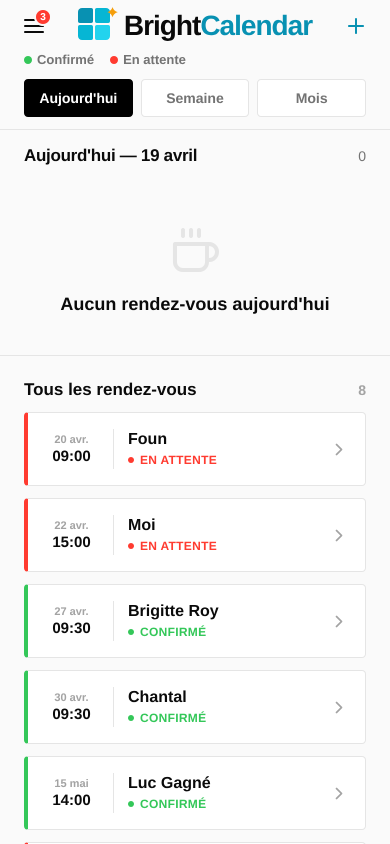
#> input picture backend/assets/screenshots/01_calendar.png, 780 x 1688 px, found by its file name (shown at 1/2 size); its folder holds 4 pictures in this run
$ python crop_screenshots.py
#> lines starting #> are read from the running program, lines starting #| are printed output that depends on the picture
"""
Crop screenshots to a phone-like portrait ratio for use in the brochure.
Each screenshot is cropped to ~500x900 from the left side (where mobile content lives).
"""
from PIL import Image
import os

SCREENSHOTS_DIR = '/app/backend/assets/screenshots'
OUTPUT_DIR = '/app/backend/assets/screenshots/cropped'
os.makedirs(OUTPUT_DIR, exist_ok=True)

# Each screenshot is 1920x1080. We crop a portrait "mobile-like" rectangle
# from the top-left of the screenshot (where the app content is).
# Target ratio: 9:19.5 (iPhone)
CROP_WIDTH = 420   # narrow portrait
CROP_HEIGHT = 900  # almost full height

for filename in sorted(os.listdir(SCREENSHOTS_DIR)):
    if not filename.endswith('.png'):
        continue
    src = os.path.join(SCREENSHOTS_DIR, filename)
    if not os.path.isfile(src):
        continue
    img = Image.open(src)
#> img is the input picture: PIL image 780x1688 RGB; mean R, G, B 241.3, 242.2, 241.7
    w, h = img.size
#> w = 780; h = 1688
    print(f"{filename}: {w}x{h}")
#| 01_calendar.png: 780x1688

    # Center-horizontal crop for a portrait phone look
    # but actually the content starts at top-left, so we crop from (0, 0)
    # and add some horizontal centering to capture the nav + content
    left = 0
    top = 0
    right = min(CROP_WIDTH + 200, w)  # keep some hamburger menu visible
#> right = 620
    bottom = min(CROP_HEIGHT, h)
#> bottom = 900

    # Actually let's go wider for better visibility
    left = 0
    right = min(950, w)  # keep ~half the wide screenshot
#> right = 780
    top = 0
    bottom = min(CROP_HEIGHT + 100, h)
#> bottom = 1000

    cropped = img.crop((left, top, right, bottom))
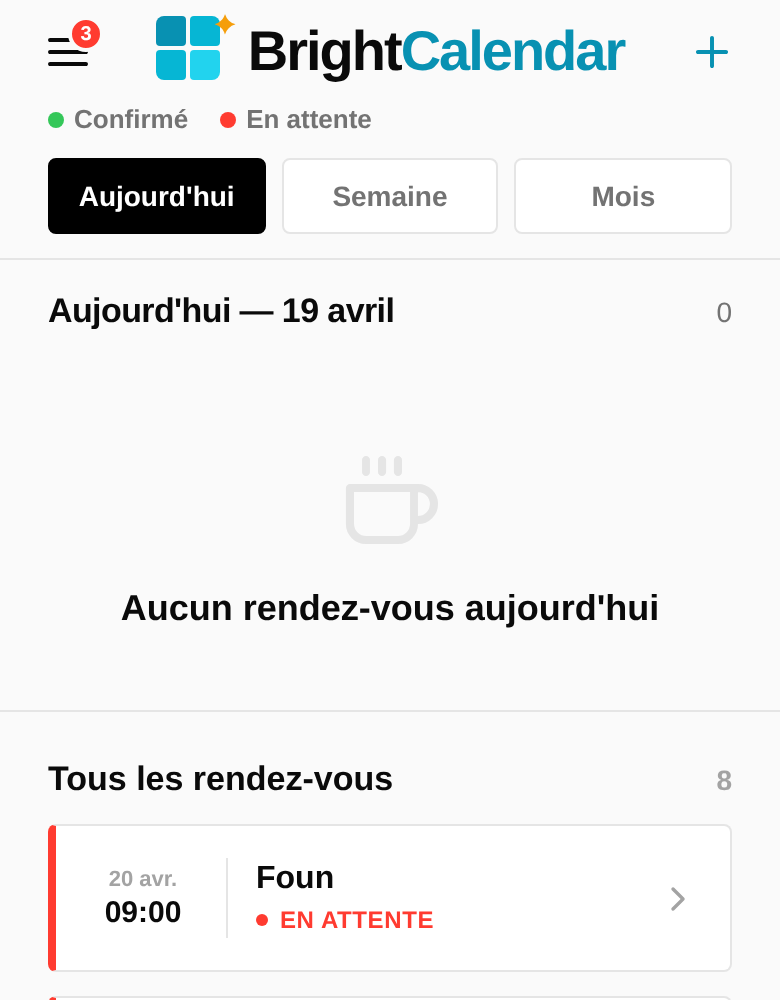
#> cropped: PIL image 780x1000 RGB; mean R, G, B 237.7, 238.4, 238.6
    out_path = os.path.join(OUTPUT_DIR, filename)
    cropped.save(out_path, optimize=True, quality=85)
    print(f"  -> Cropped to {cropped.size}, saved: {out_path}")
#|   -> Cropped to (780, 1000), saved: /app/backend/assets/screenshots/cropped/01_calendar.png
#> pass 2 of the loop `for filename in sorted(os.listdir(SCREENSHOTS_DIR)):`:
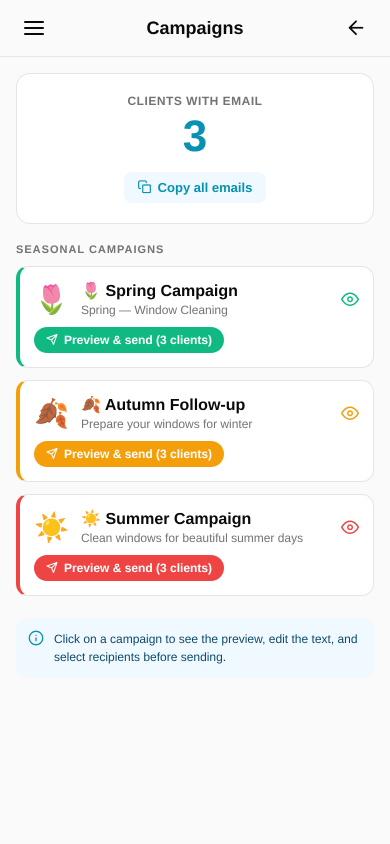
#> input picture backend/assets/screenshots/02_campaigns.png, 780 x 1688 px, found by its file name (shown at 1/2 size)
#> img is the input picture: PIL image 780x1688 RGB; mean R, G, B 243.1, 242.7, 240.1
#| 02_campaigns.png: 780x1688
#> `cropped = img.crop((left, top, right, bottom))`:
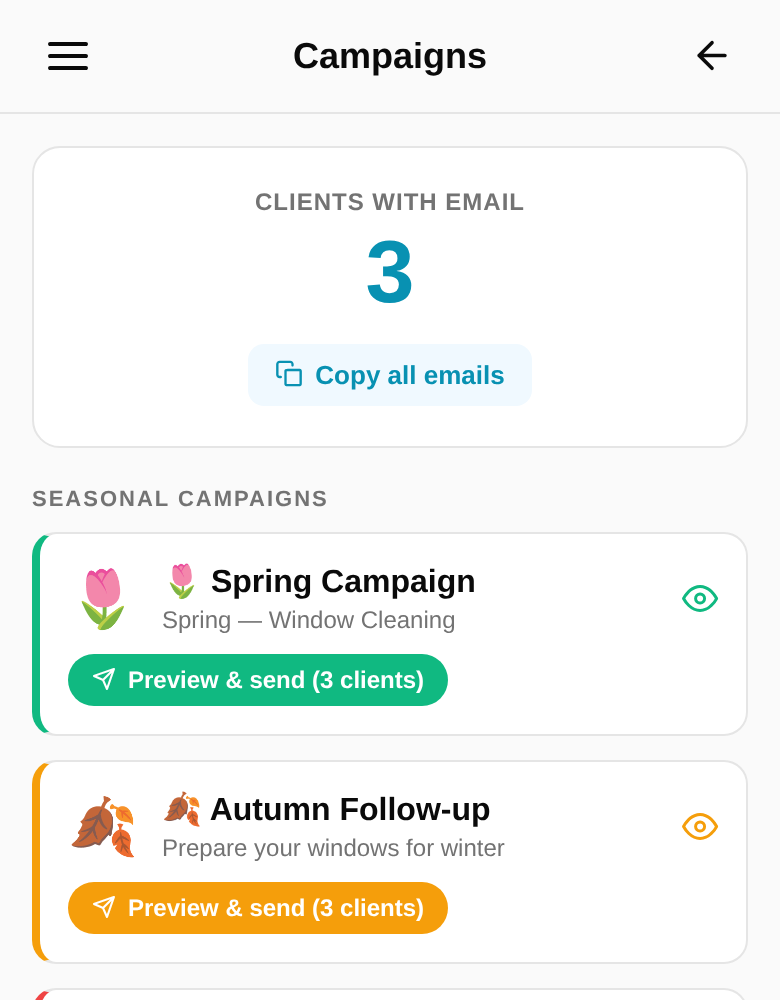
#> cropped: PIL image 780x1000 RGB; mean R, G, B 241.7, 243.9, 239
#|   -> Cropped to (780, 1000), saved: /app/backend/assets/screenshots/cropped/02_campaigns.png
#> pass 3 of the loop `for filename in sorted(os.listdir(SCREENSHOTS_DIR)):`:
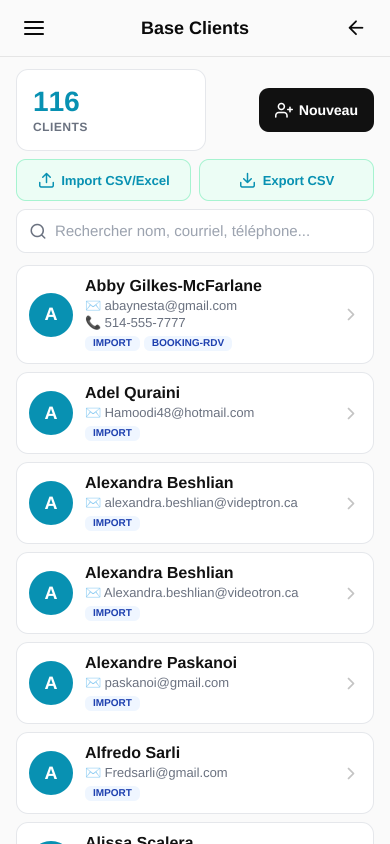
#> input picture backend/assets/screenshots/03_clients.png, 780 x 1688 px, found by its file name (shown at 1/2 size)
#> img is the input picture: PIL image 780x1688 RGB; mean R, G, B 235.2, 240.6, 241.9
#| 03_clients.png: 780x1688
#> `cropped = img.crop((left, top, right, bottom))`:
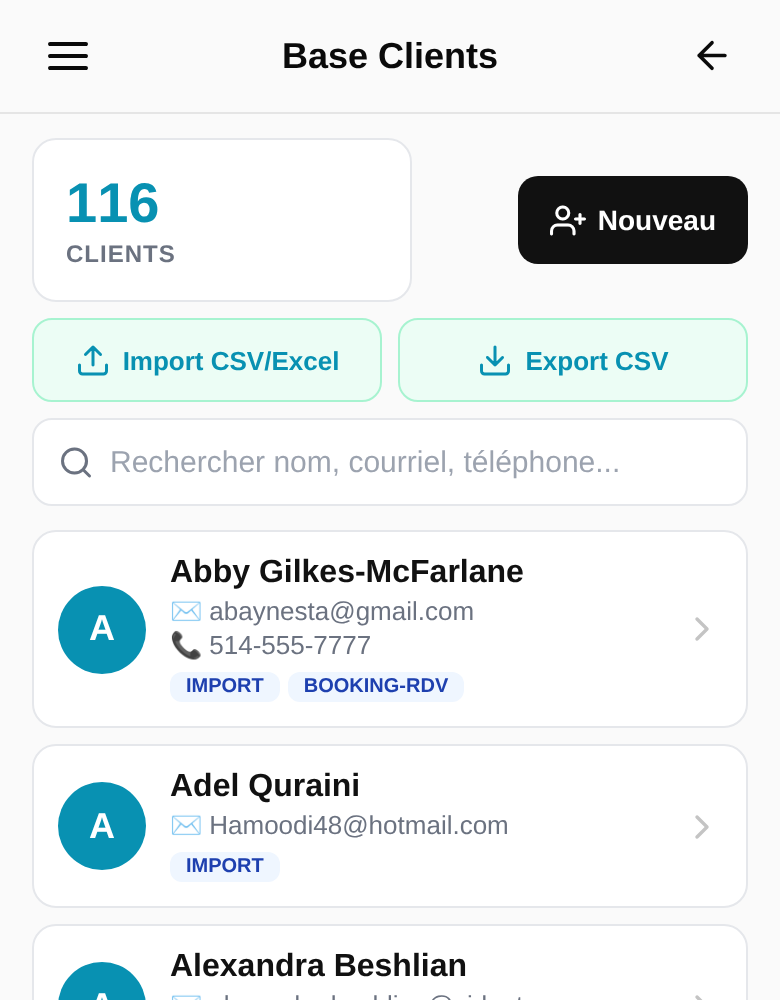
#> cropped: PIL image 780x1000 RGB; mean R, G, B 234, 239.1, 239.8
#|   -> Cropped to (780, 1000), saved: /app/backend/assets/screenshots/cropped/03_clients.png
#> the loop made 4 passes; the first 3 are shown

print("\n✅ Tous les screenshots ont été recadrés.")
